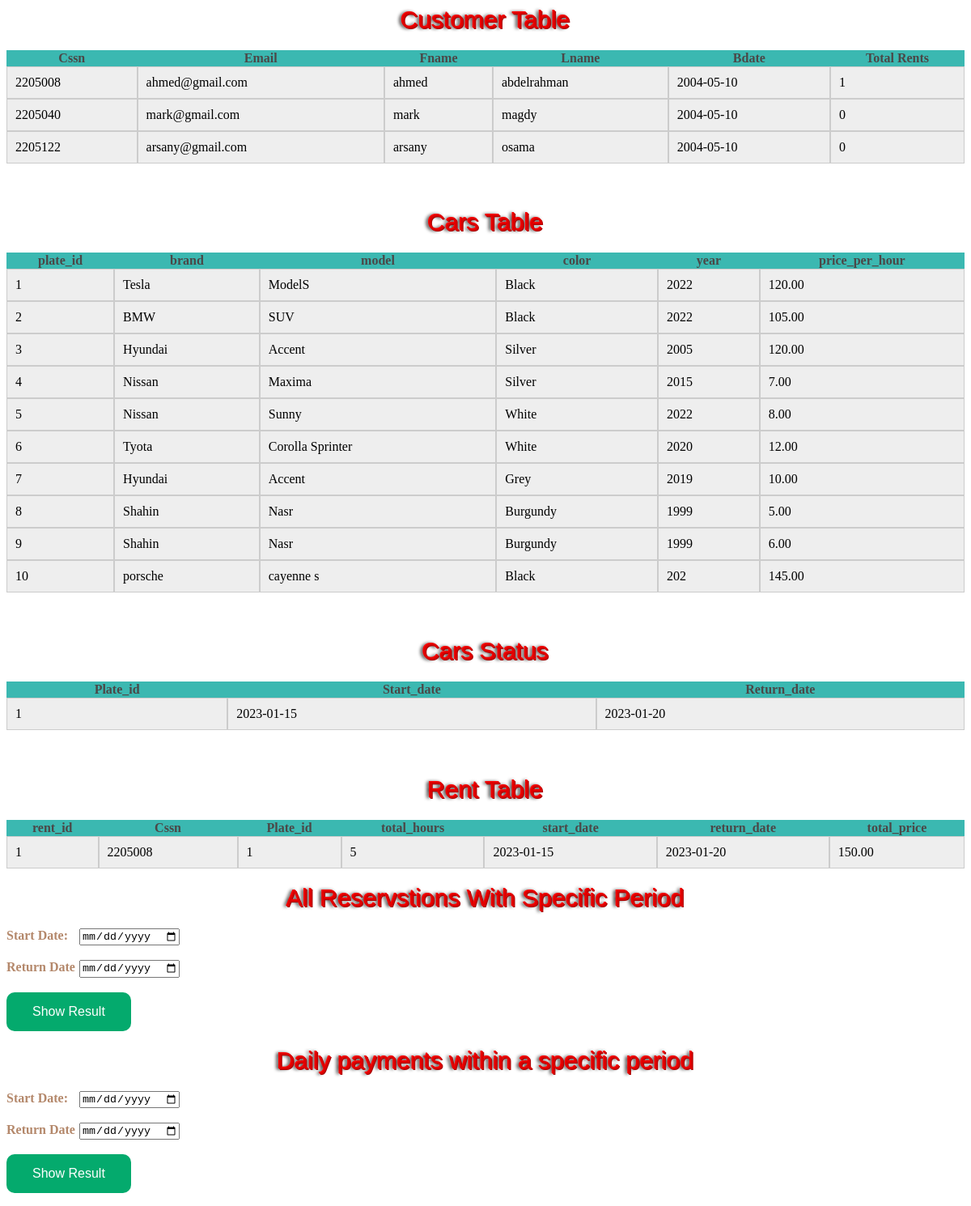
The app's page /report.php with its own data.
### tables this page shows
CREATE TABLE customer (
    cssn VARCHAR(30) PRIMARY KEY,
    email VARCHAR(255) NOT NULL UNIQUE,
    fname VARCHAR(255) NOT NULL,
    lname VARCHAR(255) NOT NULL,
    cpass VARCHAR(255) NOT NULL,
    bdate DATE NOT NULL,
    total_rent INT(4) NOT NULL
);

CREATE TABLE car (
    plate_id INT(10) PRIMARY KEY,
    model VARCHAR(100) NOT NULL,
    color VARCHAR(100) NOT NULL,
    brand VARCHAR(100) NOT NULL,
    year INT(4) NOT NULL,
    image VARCHAR(600) NOT NULL,
    description VARCHAR(300) NOT NULL,
    price_per_hour FLOAT(10, 2)
);

CREATE TABLE reserved_cars(
    plate_id INT(10) ,
    start_time DATE NOT NULL ,
    return_date DATE NOT NULL 
);

CREATE TABLE rent (
    rent_id INT(10) AUTO_INCREMENT PRIMARY KEY,
    cssn VARCHAR(30),
    plate_id INT(10),
    total_hours INT(5) NOT NULL,
    start_date DATE NOT NULL,
    return_date DATE NOT NULL,
    total_price FLOAT(10, 2) NOT NULL
);

### report.php (the view, shortened to what this page needs)
<?php
  include("connection.php");
  echo "<h1>Customer Table</h1>";
  $sql3 = "SELECT * FROM customer";
  $result3 = $conn->query($sql3);
  if ($result3->num_rows > 0) {
    echo "<link rel = 'stylesheet' href='./table.css'/>";
    echo "<table>";
    echo "<tr><th>Cssn</th><th>Email</th><th>Fname</th><th>Lname</th><th>Bdate</th><th>Total Rents</th></tr>";
    while ($row = $result3->fetch_assoc()) {
      echo "<tr><td>" . $row["cssn"] . "</td><td>" . $row["email"] . "</td><td>" . $row["fname"] . "</td><td>" . $row["lname"]  . "</td><td>" . $row["bdate"]  . "</td><td>" . $row["total_rent"]  . "</td></tr>";
    }
  echo "</table>";
  } else {
    echo "No Current Data For Customer Information Table";
  }
  echo "<h1>Cars Table</h1>";
  $sql = "SELECT * FROM car";
  $result = $conn->query($sql);
  if ($result->num_rows > 0) {
    echo "<table>";
    echo "<tr><th> plate_id </th> <th> brand </th> <th> model </th> <th> color </th> <th> year </th> <th> price_per_hour </th> </tr>";
    while ($row = $result->fetch_assoc()) {
        echo "<tr><td>" . $row["plate_id"] . "</td><td>" . $row["brand"] . "</td><td>" . $row["model"] . "</td><td>" . $row["color"]  . "</td><td>" . $row["year"]  . "</td><td>" . $row["price_per_hour"]  . "</td></tr>";
    }
    echo "</table>";
  } else {
      echo "No Current Data For Car Information Table";
  }
  echo "<h1>Cars Status</h1>";
  $sql2 = "SELECT * FROM reserved_cars";
  $result2 = $conn->query($sql2);
  if($result2->num_rows > 0){
    echo "<table>";
    echo "<tr><th>Plate_id</th><th>Start_date</th><th>Return_date</th></tr>";
    while ($row = $result2->fetch_assoc()) {
      echo "<tr><td>" . $row["plate_id"] . "</td><td>". $row["start_time"] . "</td><td>" . $row["return_date"] ."</td></tr>";
    }
    echo "</table>";
  } else {
    echo "No Current Data For Car Status Table";
  }
  echo "<h1>Rent Table</h1>";
  $sql4 = "SELECT * FROM rent";
  $result4 = $conn->query($sql4);
  if($result4->num_rows > 0){
    echo "<table>";
    echo "<tr><th>rent_id</th><th>Cssn</th><th>Plate_id</th><th>total_hours</th><th>start_date</th><th>return_date</th><th>total_price</th></tr>";
  while ($row = $result4->fetch_assoc()) {
    echo "<tr><td>" . $row["rent_id"] . "</td><td>". $row["cssn"] . "</td><td>" . $row["plate_id"] . "</td><td>" . $row["total_hours"] . "</td><td>" . $row["start_date"] . "</td><td>". $row["return_date"]. "</td><td>" . $row["total_price"] ."</td></tr>";
  }
  echo "</table>";
  } else {
    echo "No Current Data For Car Status Table";
  }
?>
<!DOCTYPE html>
<html lang="en">
<head>
</head>
<body>
  <h1>All Reservstions With Specific Period</h1>
  <form action="" mathod="get" onsubmit="return validate()">
  <label for="">Start Date: </label>
  <input id="start" type="Date" name="_start_date_">
  <br>
  <br>
  <label for="">Return Date</label>
  <input id="end" type="Date" name="_return_date_">
  <br>
  <br>
  <input type="submit" value="Show Result" name="submit">
  </form>
</body>
</html>
<!DOCTYPE html>
<html lang="en">
<head>
</head>
<body>
  <h1> Daily payments within a specific period </h1>
  <form action="" mathod="get" onsubmit="return validate1()">
  <label for="">Start Date: </label>
  <input id="start1" type="Date" name="_start_date1_">
  <br>
  <br>
  <label for="">Return Date</label>
  <input id="end1" type="Date" name="_return_date1_">
  <br>
  <br>
  <input type="submit" value="Show Result" name="submit1">
  </form>
</body>
</html>

### table.css (style rules this page uses)
h1 { font-size: 30px; text-shadow: -1px -1px #f00, 1px 1px #a00, -3px 0 4px #000; font-family:"Segoe print", Arial, Helvetica, sans-serif; color: #dd0000; font-weight:lighter; -moz-box-shadow:none; -webkit-box-shadow: none; box-shadow:none; text-align:center; display:block; }
table { width:100%; border-spacing: 0px; }
table th { background-color: rgb(59, 184, 177); font-weight: bold; color: #4b4747; text-emphasis: none; text-align: center; }
table td { padding: 10px; background-color: #eee; border: 1px solid #ccc; }
label { color:red; }
input[type="submit"] { background-color: #04AA6D; border-radius: 10px; border: none; color: white; padding: 15px 32px; text-align: center; font-size: 16px; }
label { color: #B4886B; font-weight: bold; width: 90px; float: left; }

### records on screen
customer: cssn "2205008", email "ahmed@gmail.com", fname "ahmed", lname "abdelrahman", bdate "2004-05-10", total_rent "1"
customer: cssn "2205040", email "mark@gmail.com", fname "mark", lname "magdy", bdate "2004-05-10", total_rent "0"
customer: cssn "2205122", email "arsany@gmail.com", fname "arsany", lname "osama", bdate "2004-05-10", total_rent "0"
car: plate_id "1", brand "Tesla", model "ModelS", color "Black", year "2022", price_per_hour "120.00"
car: plate_id "2", brand "BMW", model "SUV", color "Black", year "2022", price_per_hour "105.00"
car: plate_id "3", brand "Hyundai", model "Accent", color "Silver", year "2005", price_per_hour "120.00"
car: plate_id "4", brand "Nissan", model "Maxima", color "Silver", year "2015", price_per_hour "7.00"
car: plate_id "5", brand "Nissan", model "Sunny", color "White", year "2022", price_per_hour "8.00"
car: plate_id "6", brand "Tyota", model "Corolla Sprinter", color "White", year "2020", price_per_hour "12.00"
car: plate_id "7", brand "Hyundai", model "Accent", color "Grey", year "2019", price_per_hour "10.00"
car: plate_id "8", brand "Shahin", model "Nasr", color "Burgundy", year "1999", price_per_hour "5.00"
car: plate_id "9", brand "Shahin", model "Nasr", color "Burgundy", year "1999", price_per_hour "6.00"
car: plate_id "10", brand "porsche", model "cayenne s", color "Black", year "202", price_per_hour "145.00"
reserved_cars: plate_id "1", start_time "2023-01-15", return_date "2023-01-20"
rent: rent_id "1", cssn "2205008", plate "1", total_hours "5", start_date "2023-01-15", return_date "2023-01-20", total_price "150.00"
